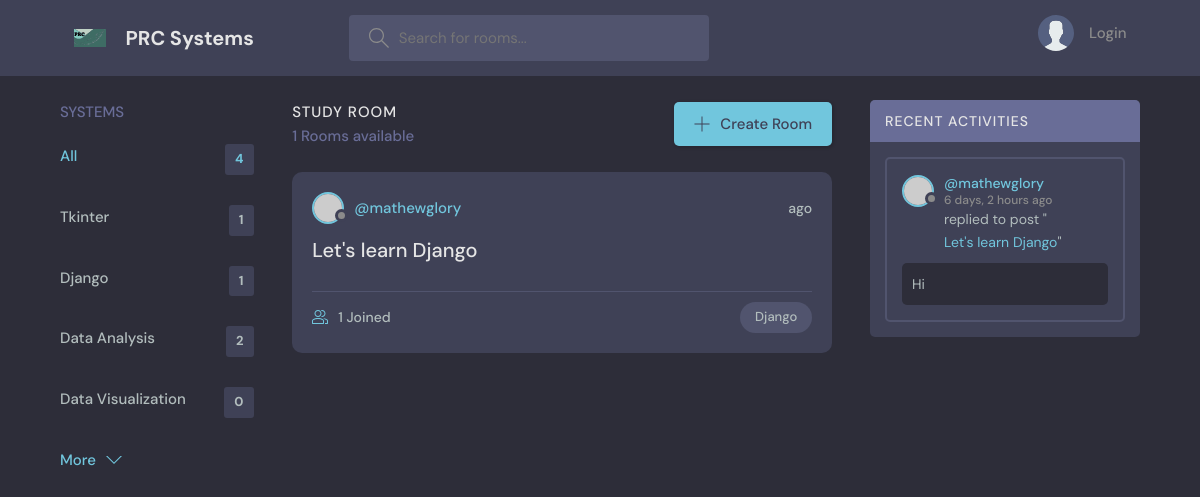
Screenshot of /?q=Django with the database file from the repository.
### chatroom/models.py (models this page shows, shortened)
class Topic(models.Model):
    name=models.CharField(max_length=200)

class Room(models.Model):
    host=models.ForeignKey(User, on_delete=models.SET_NULL, null =True)
    topic=models.ForeignKey(Topic, on_delete=models.SET_NULL, null =True)
    name = models.CharField(max_length=200)
    description = models.TextField(null=True, blank=True)
    participants = models.ManyToManyField(User, related_name='participants', blank = True)
    update = models.DateField(auto_now=True)
    created = models.DateTimeField(auto_now_add=True)
    class Meta:
        ordering = ['-update', '-created']
    def __str__(self):
        return self.name

class Message(models.Model):
    user = models.ForeignKey(User, on_delete=models.CASCADE)
    room =  models.ForeignKey(Room, on_delete=models.CASCADE)
    body = models.TextField()
    update = models.DateField(auto_now=True)
    created = models.DateTimeField(auto_now_add=True)
    def __str__(self):
        return self.body[0:50]
    class Meta:
        ordering = ['-update', '-created']

### chatroom/views.py (the view)
# urls.py: path('', views.home, name="home"),
def home(request):
    q = request.GET.get('q') if request.GET.get('q') != None else ''
    rooms =  Room.objects.filter(
        Q(topic__name__icontains=q) |    # There are other methods like __startswith __endswith
        Q(name__icontains=q)  |
        Q(description__icontains=q)
        )
    topics =  Topic.objects.all()                                    # Gets all the topics in the models
    rooms_count = rooms.count()
    room_messages =  Message.objects.filter(
        Q(room__topic__name__icontains=q)
    )
    context = {'rooms': rooms, 'topics':topics, 'room_count':rooms_count,
               "room_messages": room_messages}                      # additional values to retun for use in the home.html
    return render(request, 'chatroom/home.html', context)

### chatroom/templates/chatroom/home.html (shortened to what this page needs)
{% extends 'main.html' %} {% block content %}
<main class="layout layout--3">
  <div class="container">
    {% include 'chatroom/topics_component.html' %}
    <div class="roomList">
      <div class="roomList__header">
        <div>
          <h2>Study Room</h2>
          <p>{{room_count}} Rooms available</p>
        </div>
        <a class="btn btn--main" href="create-room.html">
          <svg
            version="1.1"
            xmlns="http://www.w3.org/2000/svg"
            width="32"
            height="32"
            viewBox="0 0 32 32"
          >
            <title>add</title>
            <path
              d="M16.943 0.943h-1.885v14.115h-14.115v1.885h14.115v14.115h1.885v-14.115h14.115v-1.885h-14.115v-14.115z"
            ></path>
          </svg>
          Create Room
        </a>
      </div>
      {% include 'chatroom/feed_component.html' %}
    </div>
    {% include 'chatroom/activity_component.html' %}
  </div>
</main>
{% endblock %}

### chatroom/templates/chatroom/topics_component.html
<div class="topics">
  <div class="topics__header">
    <h2>Systems</h2>
  </div>
  <ul class="topics__list">
    <li>
      <a href="{% url 'home' %}" class="active">All <span>{{topics.count}}</span></a>
    </li>
    {% for topic in topics %}
    <li>
      <a href="{% url 'home' %}?q={{topic.name}}">{{topic.name}}<span> {{topic.room_set.all.count}} </span></a>
    {% endfor %}
    </li>
  </ul>
  <a class="btn btn--link" href="topics.html">
    More
    <svg
      version="1.1"
      xmlns="http://www.w3.org/2000/svg"
      width="32"
      height="32"
      viewBox="0 0 32 32"
    >
      <title>chevron-down</title>
      <path d="M16 21l-13-13h-3l16 16 16-16h-3l-13 13z"></path>
    </svg>
  </a>
</div>

### chatroom/templates/chatroom/feed_component.html (shortened to what this page needs)
{% for room in rooms %}
<div class="roomListRoom">
  <div class="roomListRoom__header">
    <a href="{% url 'user-profile' room.host.id %}" class="roomListRoom__author">
      <div class="avatar avatar--small">
        <img src="https://randomuser.me/api/portraits/women/11.jpg" />
      </div>
      <span>@{{room.host.username}}</span>
    </a>
    <div class="roomListRoom__actions">
      <span>{{roon.created|timesince}} ago</span>
    </div>
  </div>
  <div class="roomListRoom__content">
    <a href="{% url 'room' room.id %}">{{room.name}}</a>
  </div>
  <div class="roomListRoom__meta">
    <a href="{% url 'room' room.id %}" class="roomListRoom__joined">
      {{room.participants.all.count}} Joined
    </a>
    <p class="roomListRoom__topic">{{room.topic.name}}</p>
  </div>
</div>
{% endfor %}

### chatroom/templates/chatroom/activity_component.html (shortened to what this page needs)
<div class="activities">
  <div class="activities__header">
    <h2>Recent Activities</h2>
  </div>
  {% for message in room_messages %}
  <div class="activities__box">
    <div class="activities__boxHeader roomListRoom__header">
      <a href="{% url 'user-profile' message.user.id  %}" class="roomListRoom__author">
        <div class="avatar avatar--small">
          <img src="https://randomuser.me/api/portraits/women/11.jpg" />
        </div>
        <p>
          @{{message.user}}
          <span>{{message.created|timesince}} ago</span>
        </p>
      </a>
    </div>
    <div class="activities__boxContent">
      <p>
        replied to post "<a href="{% url 'room' message.room.id %}">{{message.room}}</a>"
      </p>
      <div class="activities__boxRoomContent">
        {{message}}
      </div>
    </div>
  </div>
  {% endfor %}
</div>

### rows the page displays
Topic: name "Tkinter", room_set.all.count "1"
Topic: name "Django", room_set.all.count "1"
Topic: name "Data Analysis", room_set.all.count "2"
Topic: name "Data Visualization", room_set.all.count "0"
Room: host.username "mathewglory", name "Let's learn Django", participants.all.count "1", topic.name "Django"
Message: user "mathewglory", created "6 days, 2 hours", room "Let's learn Django", body "Hi"

### other values shown
{{ topics.count }} "4"
{{ room_count }} "1"
